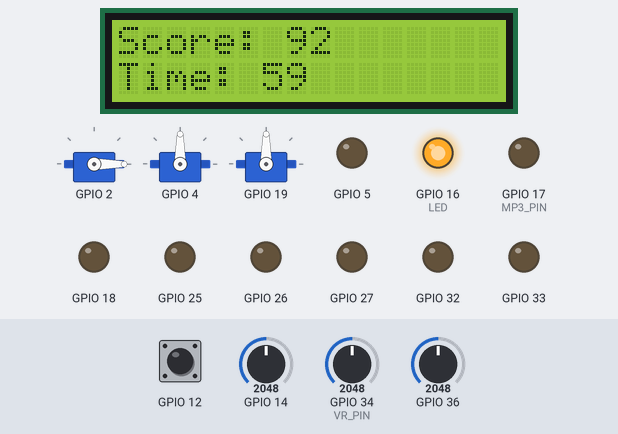
The sketch below on a simulated ESP32. Shown: 3 × servo, 16×2 character LCD, output pins drawn as LEDs (lit = HIGH). Inputs (shaded band) come from the test bench; at power-on: GPIO 36 = 2048, GPIO 14 = 2048, GPIO 34 (VR_PIN) = 2048, GPIO 12 HIGH. What the sketch prints to the serial monitor is not drawn.

Above: at 1.2 s.
1.3 s: GPIO 36 set to 1062
3.5 s: GPIO 36 set to 974
At 5.4 s:
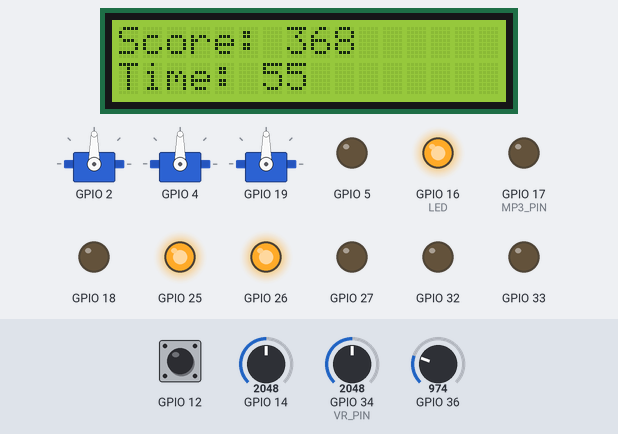
6.5 s: GPIO 14 set to 3739
9.5 s: GPIO 14 set to 3837
At 10.6 s:
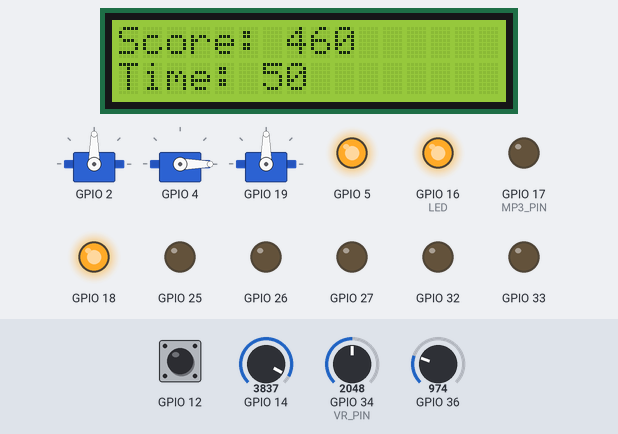
12.5 s: GPIO 34 (VR_PIN) set to 2866
At 14.8 s:
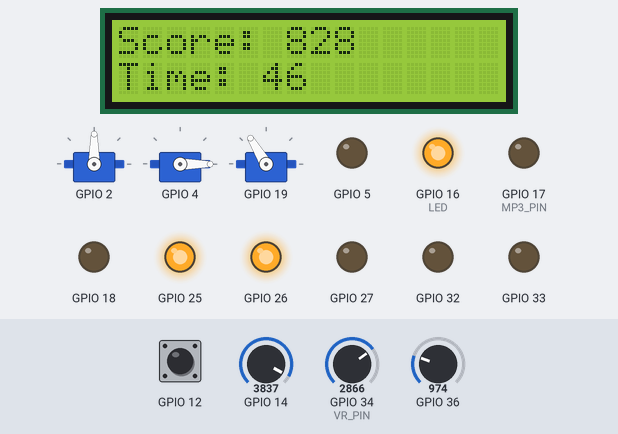
15.5 s: GPIO 12 pulled LOW for 0.15 s
At 61.4 s:
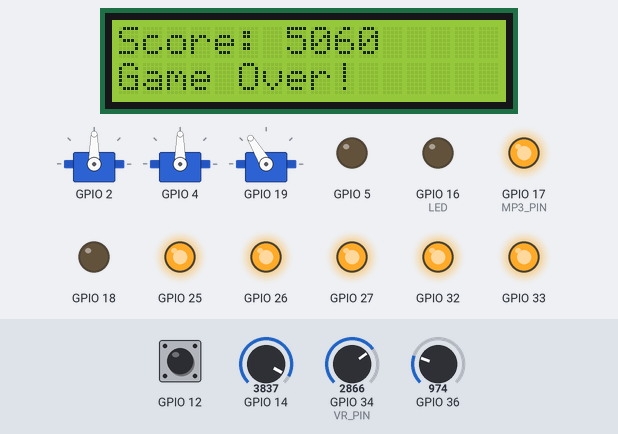
Timing chart, 0 to 61.8 s (numbered marks = the images above; inputs shaded):
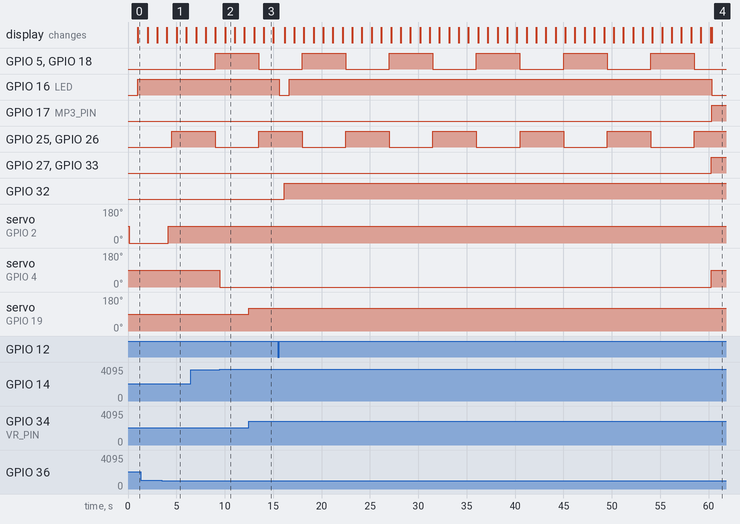

Measured:
- the behaviour switches between 1000 and 999 on GPIO 36 (found by bisection; images 0 and 1)
- the behaviour switches between 3799 and 3800 on GPIO 14 (found by bisection; images 1 and 2)
- after the input at 3.5 s, servo on GPIO 2: 0° → 90° after 0.67 s
- after the input at 9.5 s, servo on GPIO 4: 90° → 0° at once
- after the input at 12.5 s, servo on GPIO 19: 90° → 121° at once
- after the input at 15.5 s, GPIO 16 (LED): HIGH → LOW after 0.15 s instead of 44.8 s; GPIO 32: LOW → HIGH after 0.65 s
- by itself, GPIO 5, GPIO 18, GPIO 25, GPIO 26: alternates HIGH for 4.5 s and LOW for 4.5 s

The sketch:

final.ino
```cpp
#include <Arduino.h>
#include <ESP32Servo.h>
#include <LiquidCrystal_I2C.h>
#include "Enermy.h"
#include "Fort.h"
#include "Switch.h"

#define VR_PIN 34
#define MP3_PIN 17
#define LED 16


LiquidCrystal_I2C lcd(0x27, 16, 2);

Enermy enermy[2] = { Enermy(36, 25, 26, 27, 2, 1000), Enermy(14, 5, 18, 33, 4, 3800) };
Fort fort(32, 19, 1000);
Switch buttom(12, HIGH, true);

long int lcd_last_update_time = 0;
long int last_shoot_time = 0;

int score = 0;

void setup()
{
    Serial.begin(115200);
    pinMode(MP3_PIN, OUTPUT);
    pinMode(LED, OUTPUT);
    lcd.init();
    lcd.backlight();
    lcd.clear();
    lcd.setCursor(0, 0);
    lcd.print("Press and\0");
    lcd.setCursor(0, 1);
    lcd.print("start the game!\0");

}

void loop()
{
    switch (buttom.check())
    {
    case Switch::PRESSED:
    case Switch::LONG_PRESSED:
        game_task();
        break;
    }
}

void emermies_behaviour()
{
    for (int i = 0; i < 2; i++)
    {
        if (enermy[i].is_shooted())
        {
            score+=92;
            enermy[i].kill();
            enermy[i].last_shoot_time = millis();
        }

        if (millis() - enermy[i].last_shoot_time >= RECOVERY_TIME)
        {
            enermy[i].recovery();
        }

        if (millis() - enermy[i].last_turn_time >= MOVE_TIME)
        {
            enermy[i].last_turn_time = millis();
            enermy[i].last_turn_state = enermy[i].last_turn_state * -1;
            enermy[i].motor_direct(enermy[i].last_turn_state);
        }
    }
}

void fort_behaviour()
{
    int angle = map(analogRead(VR_PIN), 0, 4095, 10, 170);

    fort.turn(angle);
    switch (buttom.check())
    {
    case Switch::PRESSED:
    case Switch::LONG_PRESSED:
        digitalWrite(LED, LOW);
        fort.shoot();
        break;
    }
    if (millis() - fort.last_shoot_time >= fort.CD)
    {
        digitalWrite(LED, HIGH);
    }
}

void game_task()
{
    score = 0;
    digitalWrite(MP3_PIN, LOW);
    enermy[0].last_turn_state = -enermy[1].last_turn_state;
    lcd.init();
    lcd.backlight();
    long int game_start_time = millis();
    while (millis() - game_start_time <= 60100)
    {
        fort_behaviour();
        emermies_behaviour();
        if (millis() - lcd_last_update_time >= 1000)
        {
            lcd_last_update_time = millis();

            lcd.clear();
            lcd.setCursor(0, 0);
            lcd.print("Score: " + String(score) + "\0");
            lcd.setCursor(0, 1);
            lcd.print("Time: " + String((60100 - (millis() - game_start_time)) / 1000) + "\0");
        }
    }

    for (int i = 0; i < 2; i++)
    {
        enermy[i].recovery();
        enermy[i].motor_direct(0);
    }
    lcd.init();
    lcd.backlight();
    lcd.clear();
    lcd.setCursor(0, 0);
    lcd.print("Score: " + String(score) + "\0");
    lcd.setCursor(0, 1);
    lcd.print("Game Over!\0");
    digitalWrite(MP3_PIN, HIGH);
    digitalWrite(LED, LOW);
    while (true)
    {
        if (buttom.check() == Switch::PRESSED or buttom.check() == Switch::LONG_PRESSED)
        {
            break;
        }
    }
    lcd.init();
    lcd.backlight();
    lcd.clear();
    lcd.setCursor(0, 0);
    lcd.print("Press and\0");
    lcd.setCursor(0, 1);
    lcd.print("start the game!\0");
    delay(1000);
}
```

Enermy.cpp
```cpp
#include "Enermy.h"

Enermy::Enermy(
    short int LDR_PIN,
    short int MOTOR_PIN1,
    short int MOTOR_PIN2,
    short int MOTOR_PIN3,
    short int SERVO_PIN,
    int Threshold = 3900
    ){

    this -> LDR_PIN = LDR_PIN;
    this -> MOTOR_PIN1 = MOTOR_PIN1;
    this -> MOTOR_PIN2 = MOTOR_PIN2;
    this->MOTOR_PIN3 = MOTOR_PIN3;
    this -> Threshold = Threshold;


    servo.attach(SERVO_PIN);
    pinMode(LDR_PIN, INPUT);
    pinMode(MOTOR_PIN1, OUTPUT);
    pinMode(MOTOR_PIN2, OUTPUT);
    pinMode(MOTOR_PIN3, OUTPUT);
    is_deaded = false;
    last_shoot_time = 0;
    last_turn_state = 1;
    last_turn_time = 0;
}

Enermy::~Enermy(){}

bool Enermy::is_shooted(){
    int LDR_value = analogRead(LDR_PIN);
    printf("LDR value: %d\n", LDR_value);
    return LDR_value >= Threshold && !is_deaded;
}

void Enermy::motor_direct(short direction){
    switch (direction){
        case 0:
            digitalWrite(MOTOR_PIN3, HIGH);
            break;
        case 1:
            digitalWrite(MOTOR_PIN1, HIGH);
            digitalWrite(MOTOR_PIN2, HIGH);
            digitalWrite(MOTOR_PIN3, LOW);
            break;
        case -1:
            digitalWrite(MOTOR_PIN1, LOW);
            digitalWrite(MOTOR_PIN2, LOW);
            digitalWrite(MOTOR_PIN3, LOW);
            break;
        default:
            // The direction is invalid
            break;
    }
}

void Enermy::kill(){
    is_deaded = true;
    servo.write(0);
}

void Enermy::recovery(){
    servo.write(90);
    is_deaded = false;
}
```

Enermy.h
```cpp
#ifndef ENERMY_H
#define ENERMY_H

#include <Arduino.h>
#include <ESP32Servo.h>


// The threshold value for the LDR sensor
// The value need to modify!!
// Remember 1K ohm resistor is used
#define MOVE_TIME 4500
#define RECOVERY_TIME 1000
class Enermy
{
public:
    int last_shoot_time;
    short int last_turn_state;
    int last_turn_time;
    int Threshold;
private:
    short int LDR_PIN;
    short int MOTOR_PIN1;
    short int MOTOR_PIN2;
    short int MOTOR_PIN3;
    bool is_deaded;
    Servo servo;
public:
    Enermy(short int, short int, short int, short int, short int, int);
    ~Enermy();
public:
    void motor_direct(short);
    bool is_shooted();
    void kill();
    void recovery();
};

#endif
```

Fort.cpp
```cpp
#include "Fort.h"

Fort::Fort(
    unsigned char lazer_pin,
    unsigned char servo_pin,
    unsigned int CD):
    FORT_LAZER_PIN(lazer_pin), FORT_SERVO_PIN(servo_pin), CD(CD) ,last_shoot_time(0){

    pinMode(FORT_LAZER_PIN, OUTPUT);
    servo.attach(FORT_SERVO_PIN);
    servo.write(90);
}

Fort::~Fort(){servo.detach();}

void Fort::turn(int angle){
    servo.write(angle);
}


bool Fort::shoot(){
    unsigned long int current_time = millis();
    if (current_time - last_shoot_time >= CD){
        last_shoot_time = current_time;
        digitalWrite(FORT_LAZER_PIN, LOW);
        vTaskDelay(500 / portTICK_PERIOD_MS);
        digitalWrite(FORT_LAZER_PIN, HIGH);
        return true;
    }
    return false;
}
```

Fort.h
```cpp
#ifndef FORT_H
#define FORT_H


#include <Arduino.h>
#include <ESP32Servo.h>

class Fort{
public:
    unsigned long int last_shoot_time;
public:
    unsigned char FORT_LAZER_PIN;
    unsigned char FORT_SERVO_PIN;
    unsigned int CD;

    Servo servo;
public:
    Fort(unsigned char, unsigned char, unsigned int);
    ~Fort();
    /*
    * Turns the servo to the left or right
    */
    void turn(int);
    /*
    * Shoots the lazer if the cooldown time has passed
    * Return can shoot or not
    */
    bool shoot();
};

#endif
```

Switch.cpp
```cpp
#include "Switch.h"
#include <Arduino.h>

Switch::Switch(byte pin, bool ON = HIGH, bool pullup = false)
{
  _pin = pin;
  _ON = ON;

  if (pullup)
  {
    pinMode(_pin, INPUT_PULLUP);
  }
  else
  {
    pinMode(_pin, INPUT);
  }
}

Switch::Status Switch::check()
{
  Switch::Status status = RELEASED;

  if (digitalRead(_pin) == _ON)
  {
    if (!_isPressed)
    {
      _isPressed = true;
      status = PRESSED;
      _pressTime = millis();
    }

    if (_isLongPressed && (millis() - _lastHoldTime >= _holdTime))
    {
      status = PRESSING;
      _lastHoldTime = millis();
    }

    if (!_isLongPressed && (millis() - _pressTime > _longPressTime))
    {
      _isLongPressed = true;
      status = LONG_PRESSED;
    }
  }
  else
  {
    if (_isPressed)
    {
      if (_isLongPressed == true)
      {
        _isLongPressed = false;
        _lastHoldTime = 0;
        status = RELEASED_FROM_LONGPRESS;
      }
      else if ((millis() - _pressTime) > _debounceTime)
      {
        status = RELEASED_FROM_PRESS;
      }
      _isPressed = false;
    }
  }
  return status;
}
```

Switch.h
```cpp
/*
檢測開關被「按一下」和「長按」的行為
作者：小趙
版本：1.0.0
*/
#ifndef SWITCH_H
#define SWITCH_H
#include <Arduino.h>

class Switch
{
private:
  byte _pin;
  bool _ON;
  uint32_t _pressTime = 0;
  uint8_t _debounceTime = 30;
  uint16_t _longPressTime = 500;
  uint32_t _lastHoldTime = 0;
  uint16_t _holdTime = 200;
  bool _isPressed = false;
  bool _isLongPressed = false;

public:
  typedef enum : uint8_t
  {
    RELEASED,
    PRESSED,
    LONG_PRESSED,
    PRESSING,
    RELEASED_FROM_PRESS,
    RELEASED_FROM_LONGPRESS
  } Status;

  Switch(byte pin, bool ON, bool pullup);
  Switch::Status check();
};
#endif
```
